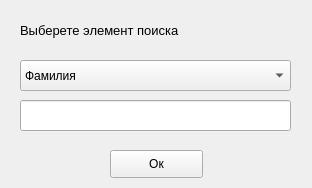
<?xml version="1.0" encoding="UTF-8"?>
<ui version="4.0">
 <class>Search_Form</class>
 <widget class="QWidget" name="Search_Form">
  <property name="geometry">
   <rect>
    <x>0</x>
    <y>0</y>
    <width>312</width>
    <height>188</height>
   </rect>
  </property>
  <property name="windowTitle">
   <string>Поиск</string>
  </property>
  <widget class="QLineEdit" name="search_parametr_lineedit">
   <property name="geometry">
    <rect>
     <x>20</x>
     <y>100</y>
     <width>271</width>
     <height>31</height>
    </rect>
   </property>
  </widget>
  <widget class="QComboBox" name="search_paramets_combobox">
   <property name="geometry">
    <rect>
     <x>20</x>
     <y>60</y>
     <width>271</width>
     <height>31</height>
    </rect>
   </property>
   <item>
    <property name="text">
     <string>Фамилия</string>
    </property>
   </item>
   <item>
    <property name="text">
     <string>Имя</string>
    </property>
   </item>
   <item>
    <property name="text">
     <string>Год</string>
    </property>
   </item>
  </widget>
  <widget class="QLabel" name="label">
   <property name="geometry">
    <rect>
     <x>20</x>
     <y>0</y>
     <width>271</width>
     <height>61</height>
    </rect>
   </property>
   <property name="font">
    <font>
     <pointsize>10</pointsize>
    </font>
   </property>
   <property name="text">
    <string>Выберете элемент поиска</string>
   </property>
  </widget>
  <widget class="QPushButton" name="ok_button">
   <property name="geometry">
    <rect>
     <x>110</x>
     <y>150</y>
     <width>93</width>
     <height>28</height>
    </rect>
   </property>
   <property name="text">
    <string>Ок</string>
   </property>
  </widget>
 </widget>
 <resources/>
 <connections/>
</ui>
